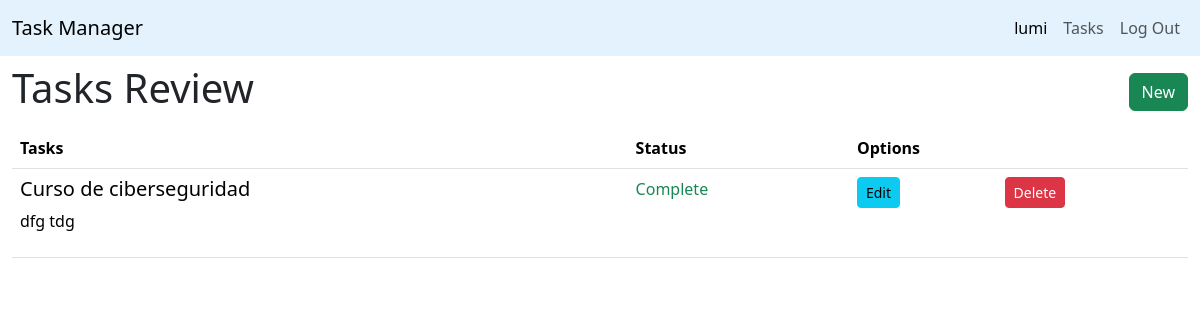
Before: /taskManager/list (signed in) with the older database file.
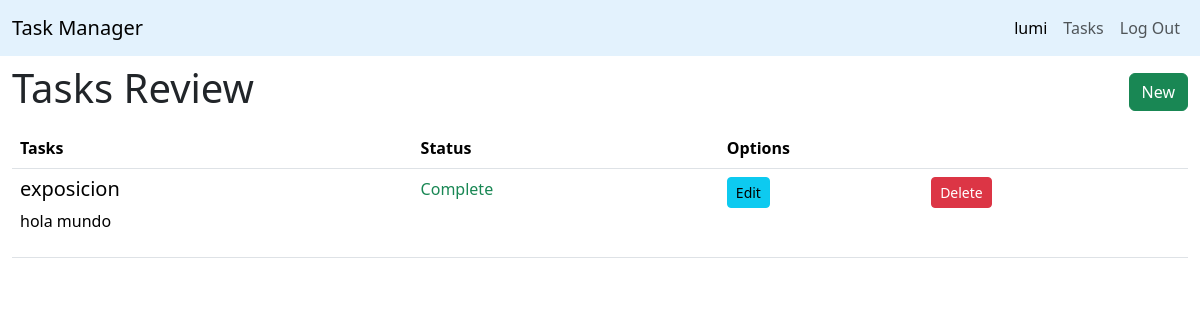
After: the same page with the newer database file.
### flaskDirectory/models.py (models this page shows, shortened)
class User(db.Model):
    id = db.Column(db.Integer, primary_key = True)
    username = db.Column(db.String(20), unique = True, nullable = False)
    password = db.Column(db.Text, nullable = False)

class Todo(db.Model):
    id = db.Column(db.Integer, primary_key = True)
    created_by = db.Column(db.Integer, db.ForeignKey('user.id'), nullable = False)
    title = db.Column(db.String(100), nullable = False)
    description = db.Column(db.Text)
    status = db.Column(db.Boolean, default = False)

### flaskDirectory/taskManager.py (the view)
@bp.route('/list')
@login_required
def index():
    todos = Todo.query.all()
    return render_template('todo/index.html', todos = todos)

### flaskDirectory/auth.py (called while the page is built)
@bp.before_app_request
def load_logged_in_user():
    user_id = session.get('user_id')
    if user_id is None:
        g.user = None
    else:
        g.user = User.query.get_or_404(user_id)

def login_required(view):
    @functools.wraps(view)
    def wrapped_view(**kwargs):
        if g.user is None:
            return redirect(url_for('auth.login'))
        return view(**kwargs)
    return wrapped_view

### flaskDirectory/templates/todo/index.html
{% extends 'base.html' %}
{% block content %}
<section class="container-fluid">
    <nav class="navbar">
        <h1>{% block title %}Tasks Review{% endblock %}</h1>
        <a href="{{ url_for('taskManager.create') }}" class="btn btn-success">New</a>
    </nav>
    <table class="table">
        <thead>
            <tr>
                <th class="col">Tasks</th>
                <th class="col">Status</th>
                <th class="col" colspan="2">Options</th>
            </tr>
        </thead>
        <tbody>
            {% for todo in todos | reverse %}
            {% if g.user.id == todo.created_by %}
            <tr>
                <td>
                    <h5>{{todo.title}}</h5>
                    <p>{{todo.description}}</p>
                </td>
                <td>
                    {% if todo.status == false %}
                    <span class="text-warning">Incomplete</span>
                    {% else %}
                    <span class="text-success">Complete</span>
                    {% endif %}
                </td>
                <td>
                    <a href="{{ url_for('taskManager.update', id = todo.id) }}" class="btn btn-info btn-sm">Edit</a>
                </td>
                <td>
                    <a href="{{ url_for('taskManager.delete', id = todo.id) }}" class="btn btn-danger btn-sm">Delete</a>
                </td>
            </tr>
            {% endif %}
            {% endfor %}
        </tbody>
    </table>
</section>
{% endblock %}

### flaskDirectory/templates/base.html (shortened to what this page needs)
<!DOCTYPE html>
<html lang="en">
<head>
    <link href="https://cdn.jsdelivr.net/npm/bootstrap@5.3.3/dist/css/bootstrap.min.css" rel="stylesheet">
</head>
<body>
    <nav class="navbar navbar-expand-sm navbar" style="background-color: #e3f2fd;">
        <div class="container-fluid">
          <a class="navbar-brand" href="{{url_for('index')}}">Task Manager</a>
          <div class="collapse navbar-collapse justify-content-end" id="navbarNav">
            <ul class="navbar-nav">
              {% if g.user %}
              <li class="nav-item">
                <span class="nav-link active"> {{ g.user.username }} </span>
              </li>
              <li class="nav-item">
                <a class="nav-link" href="{{url_for('taskManager.index')}}">Tasks</a>
              </li>
              <li class="nav-item">
                <a class="nav-link" href="{{url_for('auth.logout')}}">Log Out</a>
              </li>
              {% endif %}
            </ul>
          </div>
        </div>
      </nav>
    {% block content %}
    {% endblock %}
</body>
</html>

Changed rows visible on the page:
removed Todo: title "Curso de ciberseguridad", description "dfg tdg", status "Complete"
now on this page (row edited): Todo: title "exposicion", description "hola mundo", status "Complete"
